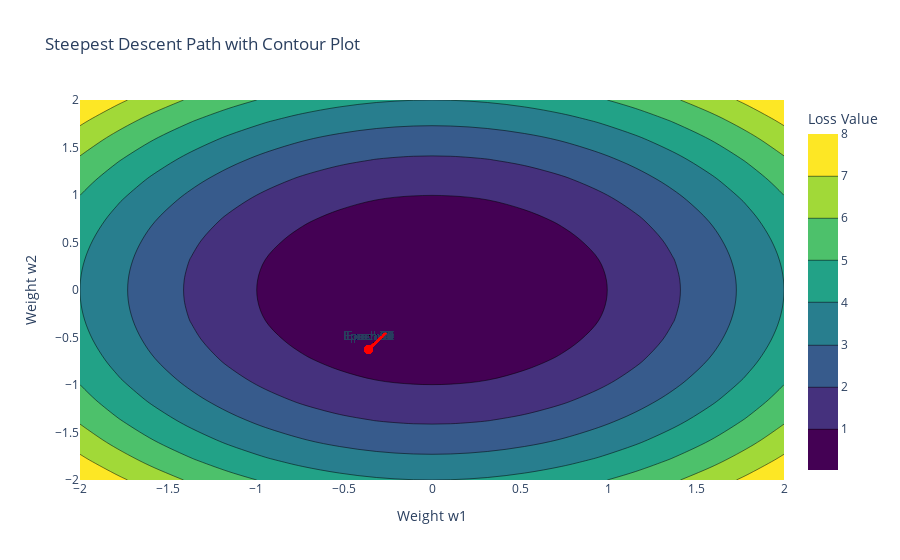

The notebook cell this image was saved under:
### Code cell
import plotly.graph_objects as go
# Create a Plotly contour plot
fig = go.Figure(data=go.Contour(
    z=Z,
    x=w1_vals,
    y=w2_vals,
    colorscale='Viridis',
    colorbar=dict(title='Loss Value'),
))

# Loop through the training history and extract weight values after each epoch
for epoch in range(1, len(loss_history)):
    # Get model weights after this epoch
    model.set_weights(weights_history[epoch])

    # Extract weights (Assume 2D weight matrix for this simple case)
    w1, w2 = model.layers[1].get_weights()[0][0, 0], model.layers[1].get_weights()[0][1, 0]  # Adjust based on your model's structure

    # Compute gradients (steepest descent: negative gradient)
    grad = gradient(w1, w2)
    grad_norm = np.linalg.norm(grad)  # To normalize the gradient direction
    grad = -grad / grad_norm  # Steepest descent direction (negative gradient)

    # Add an arrow showing the steepest descent direction
    fig.add_trace(go.Scatter(
        x=[w1],
        y=[w2],
        mode='markers+text',
        marker=dict(color='red', size=8),
        text=['Epoch {}'.format(epoch)],
        textposition='top center'
    ))

    # Add an arrow indicating the steepest descent direction
    fig.add_trace(go.Scatter(
        x=[w1, w1 + grad[0] * 0.2],
        y=[w2, w2 + grad[1] * 0.2],
        mode='lines+text',
        line=dict(color='red', width=2),
        text=[''],
        textposition='top center'
    ))

# Labels and title
fig.update_layout(
    title="Steepest Descent Path with Contour Plot",
    xaxis_title="Weight w1",
    yaxis_title="Weight w2",
    showlegend=False
)

fig.show()

### Figure 1 — Plotly figure (JSON) as saved in the notebook; plotly's stock layout.template omitted (floating-point values rounded to 4 significant figures; data arrays with more than 128 entries replaced by an {"elided": "..."} marker saying what was removed)
{"data": [{"colorbar": {"title": {"text": "Loss Value"}}, "colorscale": [[0, "#440154"], [0.1111, "#482878"], [0.2222, "#3e4989"], [0.3333, "#31688e"], [0.4444, "#26828e"], [0.5556, "#1f9e89"], [0.6667, "#35b779"], [0.7778, "#6ece58"], [0.8889, "#b5de2b"], [1, "#fde725"]], "type": "contour", "x": [-2.0, -1.789, -1.579, -1.368, -1.158, -0.9474, -0.7368, -0.5263, -0.3158, -0.1053, 0.1053, 0.3158, 0.5263, 0.7368, 0.9474, 1.158, 1.368, 1.579, 1.789, 2.0], "y": [-2.0, -1.789, -1.579, -1.368, -1.158, -0.9474, -0.7368, -0.5263, -0.3158, -0.1053, 0.1053, 0.3158, 0.5263, 0.7368, 0.9474, 1.158, 1.368, 1.579, 1.789, 2.0], "z": {"elided": "20x20 float values"}}, {"marker": {"color": "red", "size": 8}, "mode": "markers+text", "text": ["Epoch 1"], "textposition": "top center", "type": "scatter", "x": [-0.3613], "y": [-0.6257]}, {"line": {"color": "red", "width": 2}, "mode": "lines+text", "text": [""], "textposition": "top center", "type": "scatter", "x": [-0.3613, -0.2613], "y": [-0.6257, -0.4525]}, {"marker": {"color": "red", "size": 8}, "mode": "markers+text", "text": ["Epoch 2"], "textposition": "top center", "type": "scatter", "x": [-0.3613], "y": [-0.6257]}, {"line": {"color": "red", "width": 2}, "mode": "lines+text", "text": [""], "textposition": "top center", "type": "scatter", "x": [-0.3613, -0.2613], "y": [-0.6257, -0.4525]}, {"marker": {"color": "red", "size": 8}, "mode": "markers+text", "text": ["Epoch 3"], "textposition": "top center", "type": "scatter", "x": [-0.3613], "y": [-0.6257]}, {"line": {"color": "red", "width": 2}, "mode": "lines+text", "text": [""], "textposition": "top center", "type": "scatter", "x": [-0.3613, -0.2613], "y": [-0.6257, -0.4525]}, {"marker": {"color": "red", "size": 8}, "mode": "markers+text", "text": ["Epoch 4"], "textposition": "top center", "type": "scatter", "x": [-0.3613], "y": [-0.6257]}, {"line": {"color": "red", "width": 2}, "mode": "lines+text", "text": [""], "textposition": "top center", "type": "scatter", "x": [-0.3613, -0.2613], "y": [-0.6257, -0.4525]}, {"marker": {"color": "red", "size": 8}, "mode": "markers+text", "text": ["Epoch 5"], "textposition": "top center", "type": "scatter", "x": [-0.3613], "y": [-0.6257]}, {"line": {"color": "red", "width": 2}, "mode": "lines+text", "text": [""], "textposition": "top center", "type": "scatter", "x": [-0.3613, -0.2613], "y": [-0.6257, -0.4525]}, {"marker": {"color": "red", "size": 8}, "mode": "markers+text", "text": ["Epoch 6"], "textposition": "top center", "type": "scatter", "x": [-0.3613], "y": [-0.6257]}, {"line": {"color": "red", "width": 2}, "mode": "lines+text", "text": [""], "textposition": "top center", "type": "scatter", "x": [-0.3613, -0.2613], "y": [-0.6257, -0.4525]}, {"marker": {"color": "red", "size": 8}, "mode": "markers+text", "text": ["Epoch 7"], "textposition": "top center", "type": "scatter", "x": [-0.3613], "y": [-0.6257]}, {"line": {"color": "red", "width": 2}, "mode": "lines+text", "text": [""], "textposition": "top center", "type": "scatter", "x": [-0.3613, -0.2613], "y": [-0.6257, -0.4525]}, {"marker": {"color": "red", "size": 8}, "mode": "markers+text", "text": ["Epoch 8"], "textposition": "top center", "type": "scatter", "x": [-0.3613], "y": [-0.6257]}, {"line": {"color": "red", "width": 2}, "mode": "lines+text", "text": [""], "textposition": "top center", "type": "scatter", "x": [-0.3613, -0.2613], "y": [-0.6257, -0.4525]}, {"marker": {"color": "red", "size": 8}, "mode": "markers+text", "text": ["Epoch 9"], "textposition": "top center", "type": "scatter", "x": [-0.3613], "y": [-0.6257]}, {"line": {"color": "red", "width": 2}, "mode": "lines+text", "text": [""], "textposition": "top center", "type": "scatter", "x": [-0.3613, -0.2613], "y": [-0.6257, -0.4525]}, {"marker": {"color": "red", "size": 8}, "mode": "markers+text", "text": ["Epoch 10"], "textposition": "top center", "type": "scatter", "x": [-0.3613], "y": [-0.6257]}, {"line": {"color": "red", "width": 2}, "mode": "lines+text", "text": [""], "textposition": "top center", "type": "scatter", "x": [-0.3613, -0.2613], "y": [-0.6257, -0.4525]}, {"marker": {"color": "red", "size": 8}, "mode": "markers+text", "text": ["Epoch 11"], "textposition": "top center", "type": "scatter", "x": [-0.3613], "y": [-0.6257]}, {"line": {"color": "red", "width": 2}, "mode": "lines+text", "text": [""], "textposition": "top center", "type": "scatter", "x": [-0.3613, -0.2613], "y": [-0.6257, -0.4525]}, {"marker": {"color": "red", "size": 8}, "mode": "markers+text", "text": ["Epoch 12"], "textposition": "top center", "type": "scatter", "x": [-0.3613], "y": [-0.6257]}, {"line": {"color": "red", "width": 2}, "mode": "lines+text", "text": [""], "textposition": "top center", "type": "scatter", "x": [-0.3613, -0.2613], "y": [-0.6257, -0.4525]}, {"marker": {"color": "red", "size": 8}, "mode": "markers+text", "text": ["Epoch 13"], "textposition": "top center", "type": "scatter", "x": [-0.3613], "y": [-0.6257]}, {"line": {"color": "red", "width": 2}, "mode": "lines+text", "text": [""], "textposition": "top center", "type": "scatter", "x": [-0.3613, -0.2613], "y": [-0.6257, -0.4525]}, {"marker": {"color": "red", "size": 8}, "mode": "markers+text", "text": ["Epoch 14"], "textposition": "top center", "type": "scatter", "x": [-0.3613], "y": [-0.6257]}, {"line": {"color": "red", "width": 2}, "mode": "lines+text", "text": [""], "textposition": "top center", "type": "scatter", "x": [-0.3613, -0.2613], "y": [-0.6257, -0.4525]}, {"marker": {"color": "red", "size": 8}, "mode": "markers+text", "text": ["Epoch 15"], "textposition": "top center", "type": "scatter", "x": [-0.3613], "y": [-0.6257]}, {"line": {"color": "red", "width": 2}, "mode": "lines+text", "text": [""], "textposition": "top center", "type": "scatter", "x": [-0.3613, -0.2613], "y": [-0.6257, -0.4525]}, {"marker": {"color": "red", "size": 8}, "mode": "markers+text", "text": ["Epoch 16"], "textposition": "top center", "type": "scatter", "x": [-0.3613], "y": [-0.6257]}, {"line": {"color": "red", "width": 2}, "mode": "lines+text", "text": [""], "textposition": "top center", "type": "scatter", "x": [-0.3613, -0.2613], "y": [-0.6257, -0.4525]}, {"marker": {"color": "red", "size": 8}, "mode": "markers+text", "text": ["Epoch 17"], "textposition": "top center", "type": "scatter", "x": [-0.3613], "y": [-0.6257]}, {"line": {"color": "red", "width": 2}, "mode": "lines+text", "text": [""], "textposition": "top center", "type": "scatter", "x": [-0.3613, -0.2613], "y": [-0.6257, -0.4525]}, {"marker": {"color": "red", "size": 8}, "mode": "markers+text", "text": ["Epoch 18"], "textposition": "top center", "type": "scatter", "x": [-0.3613], "y": [-0.6257]}, {"line": {"color": "red", "width": 2}, "mode": "lines+text", "text": [""], "textposition": "top center", "type": "scatter", "x": [-0.3613, -0.2613], "y": [-0.6257, -0.4525]}, {"marker": {"color": "red", "size": 8}, "mode": "markers+text", "text": ["Epoch 19"], "textposition": "top center", "type": "scatter", "x": [-0.3613], "y": [-0.6257]}, {"line": {"color": "red", "width": 2}, "mode": "lines+text", "text": [""], "textposition": "top center", "type": "scatter", "x": [-0.3613, -0.2613], "y": [-0.6257, -0.4525]}, {"marker": {"color": "red", "size": 8}, "mode": "markers+text", "text": ["Epoch 20"], "textposition": "top center", "type": "scatter", "x": [-0.3613], "y": [-0.6257]}, {"line": {"color": "red", "width": 2}, "mode": "lines+text", "text": [""], "textposition": "top center", "type": "scatter", "x": [-0.3613, -0.2613], "y": [-0.6257, -0.4525]}, {"marker": {"color": "red", "size": 8}, "mode": "markers+text", "text": ["Epoch 21"], "textposition": "top center", "type": "scatter", "x": [-0.3613], "y": [-0.6257]}, {"line": {"color": "red", "width": 2}, "mode": "lines+text", "text": [""], "textposition": "top center", "type": "scatter", "x": [-0.3613, -0.2613], "y": [-0.6257, -0.4525]}, {"marker": {"color": "red", "size": 8}, "mode": "markers+text", "text": ["Epoch 22"], "textposition": "top center", "type": "scatter", "x": [-0.3613], "y": [-0.6257]}, {"line": {"color": "red", "width": 2}, "mode": "lines+text", "text": [""], "textposition": "top center", "type": "scatter", "x": [-0.3613, -0.2613], "y": [-0.6257, -0.4525]}, {"marker": {"color": "red", "size": 8}, "mode": "markers+text", "text": ["Epoch 23"], "textposition": "top center", "type": "scatter", "x": [-0.3613], "y": [-0.6257]}, {"line": {"color": "red", "width": 2}, "mode": "lines+text", "text": [""], "textposition": "top center", "type": "scatter", "x": [-0.3613, -0.2613], "y": [-0.6257, -0.4525]}, {"marker": {"color": "red", "size": 8}, "mode": "markers+text", "text": ["Epoch 24"], "textposition": "top center", "type": "scatter", "x": [-0.3613], "y": [-0.6257]}, {"line": {"color": "red", "width": 2}, "mode": "lines+text", "text": [""], "textposition": "top center", "type": "scatter", "x": [-0.3613, -0.2613], "y": [-0.6257, -0.4525]}, {"marker": {"color": "red", "size": 8}, "mode": "markers+text", "text": ["Epoch 25"], "textposition": "top center", "type": "scatter", "x": [-0.3613], "y": [-0.6257]}, {"line": {"color": "red", "width": 2}, "mode": "lines+text", "text": [""], "textposition": "top center", "type": "scatter", "x": [-0.3613, -0.2613], "y": [-0.6257, -0.4525]}, {"marker": {"color": "red", "size": 8}, "mode": "markers+text", "text": ["Epoch 26"], "textposition": "top center", "type": "scatter", "x": [-0.3613], "y": [-0.6257]}, {"line": {"color": "red", "width": 2}, "mode": "lines+text", "text": [""], "textposition": "top center", "type": "scatter", "x": [-0.3613, -0.2613], "y": [-0.6257, -0.4525]}, {"marker": {"color": "red", "size": 8}, "mode": "markers+text", "text": ["Epoch 27"], "textposition": "top center", "type": "scatter", "x": [-0.3613], "y": [-0.6257]}, {"line": {"color": "red", "width": 2}, "mode": "lines+text", "text": [""], "textposition": "top center", "type": "scatter", "x": [-0.3613, -0.2613], "y": [-0.6257, -0.4525]}, {"marker": {"color": "red", "size": 8}, "mode": "markers+text", "text": ["Epoch 28"], "textposition": "top center", "type": "scatter", "x": [-0.3613], "y": [-0.6257]}, {"line": {"color": "red", "width": 2}, "mode": "lines+text", "text": [""], "textposition": "top center", "type": "scatter", "x": [-0.3613, -0.2613], "y": [-0.6257, -0.4525]}, {"marker": {"color": "red", "size": 8}, "mode": "markers+text", "text": ["Epoch 29"], "textposition": "top center", "type": "scatter", "x": [-0.3613], "y": [-0.6257]}, {"line": {"color": "red", "width": 2}, "mode": "lines+text", "text": [""], "textposition": "top center", "type": "scatter", "x": [-0.3613, -0.2613], "y": [-0.6257, -0.4525]}, {"marker": {"color": "red", "size": 8}, "mode": "markers+text", "text": ["Epoch 30"], "textposition": "top center", "type": "scatter", "x": [-0.3613], "y": [-0.6257]}, {"line": {"color": "red", "width": 2}, "mode": "lines+text", "text": [""], "textposition": "top center", "type": "scatter", "x": [-0.3613, -0.2613], "y": [-0.6257, -0.4525]}, {"marker": {"color": "red", "size": 8}, "mode": "markers+text", "text": ["Epoch 31"], "textposition": "top center", "type": "scatter", "x": [-0.3613], "y": [-0.6257]}, {"line": {"color": "red", "width": 2}, "mode": "lines+text", "text": [""], "textposition": "top center", "type": "scatter", "x": [-0.3613, -0.2613], "y": [-0.6257, -0.4525]}, {"marker": {"color": "red", "size": 8}, "mode": "markers+text", "text": ["Epoch 32"], "textposition": "top center", "type": "scatter", "x": [-0.3613], "y": [-0.6257]}, {"line": {"color": "red", "width": 2}, "mode": "lines+text", "text": [""], "textposition": "top center", "type": "scatter", "x": [-0.3613, -0.2613], "y": [-0.6257, -0.4525]}, {"marker": {"color": "red", "size": 8}, "mode": "markers+text", "text": ["Epoch 33"], "textposition": "top center", "type": "scatter", "x": [-0.3613], "y": [-0.6257]}, {"line": {"color": "red", "width": 2}, "mode": "lines+text", "text": [""], "textposition": "top center", "type": "scatter", "x": [-0.3613, -0.2613], "y": [-0.6257, -0.4525]}, {"marker": {"color": "red", "size": 8}, "mode": "markers+text", "text": ["Epoch 34"], "textposition": "top center", "type": "scatter", "x": [-0.3613], "y": [-0.6257]}, {"line": {"color": "red", "width": 2}, "mode": "lines+text", "text": [""], "textposition": "top center", "type": "scatter", "x": [-0.3613, -0.2613], "y": [-0.6257, -0.4525]}, {"marker": {"color": "red", "size": 8}, "mode": "markers+text", "text": ["Epoch 35"], "textposition": "top center", "type": "scatter", "x": [-0.3613], "y": [-0.6257]}, {"line": {"color": "red", "width": 2}, "mode": "lines+text", "text": [""], "textposition": "top center", "type": "scatter", "x": [-0.3613, -0.2613], "y": [-0.6257, -0.4525]}, {"marker": {"color": "red", "size": 8}, "mode": "markers+text", "text": ["Epoch 36"], "textposition": "top center", "type": "scatter", "x": [-0.3613], "y": [-0.6257]}, {"line": {"color": "red", "width": 2}, "mode": "lines+text", "text": [""], "textposition": "top center", "type": "scatter", "x": [-0.3613, -0.2613], "y": [-0.6257, -0.4525]}, {"marker": {"color": "red", "size": 8}, "mode": "markers+text", "text": ["Epoch 37"], "textposition": "top center", "type": "scatter", "x": [-0.3613], "y": [-0.6257]}, {"line": {"color": "red", "width": 2}, "mode": "lines+text", "text": [""], "textposition": "top center", "type": "scatter", "x": [-0.3613, -0.2613], "y": [-0.6257, -0.4525]}, {"marker": {"color": "red", "size": 8}, "mode": "markers+text", "text": ["Epoch 38"], "textposition": "top center", "type": "scatter", "x": [-0.3613], "y": [-0.6257]}, {"line": {"color": "red", "width": 2}, "mode": "lines+text", "text": [""], "textposition": "top center", "type": "scatter", "x": [-0.3613, -0.2613], "y": [-0.6257, -0.4525]}, {"marker": {"color": "red", "size": 8}, "mode": "markers+text", "text": ["Epoch 39"], "textposition": "top center", "type": "scatter", "x": [-0.3613], "y": [-0.6257]}, {"line": {"color": "red", "width": 2}, "mode": "lines+text", "text": [""], "textposition": "top center", "type": "scatter", "x": [-0.3613, -0.2613], "y": [-0.6257, -0.4525]}, {"marker": {"color": "red", "size": 8}, "mode": "markers+text", "text": ["Epoch 40"], "textposition": "top center", "type": "scatter", "x": [-0.3613], "y": [-0.6257]}, {"line": {"color": "red", "width": 2}, "mode": "lines+text", "text": [""], "textposition": "top center", "type": "scatter", "x": [-0.3613, -0.2613], "y": [-0.6257, -0.4525]}, {"marker": {"color": "red", "size": 8}, "mode": "markers+text", "text": ["Epoch 41"], "textposition": "top center", "type": "scatter", "x": [-0.3613], "y": [-0.6257]}, {"line": {"color": "red", "width": 2}, "mode": "lines+text", "text": [""], "textposition": "top center", "type": "scatter", "x": [-0.3613, -0.2613], "y": [-0.6257, -0.4525]}, {"marker": {"color": "red", "size": 8}, "mode": "markers+text", "text": ["Epoch 42"], "textposition": "top center", "type": "scatter", "x": [-0.3613], "y": [-0.6257]}, {"line": {"color": "red", "width": 2}, "mode": "lines+text", "text": [""], "textposition": "top center", "type": "scatter", "x": [-0.3613, -0.2613], "y": [-0.6257, -0.4525]}, {"marker": {"color": "red", "size": 8}, "mode": "markers+text", "text": ["Epoch 43"], "textposition": "top center", "type": "scatter", "x": [-0.3613], "y": [-0.6257]}, {"line": {"color": "red", "width": 2}, "mode": "lines+text", "text": [""], "textposition": "top center", "type": "scatter", "x": [-0.3613, -0.2613], "y": [-0.6257, -0.4525]}, {"marker": {"color": "red", "size": 8}, "mode": "markers+text", "text": ["Epoch 44"], "textposition": "top center", "type": "scatter", "x": [-0.3613], "y": [-0.6257]}, {"line": {"color": "red", "width": 2}, "mode": "lines+text", "text": [""], "textposition": "top center", "type": "scatter", "x": [-0.3613, -0.2613], "y": [-0.6257, -0.4525]}, {"marker": {"color": "red", "size": 8}, "mode": "markers+text", "text": ["Epoch 45"], "textposition": "top center", "type": "scatter", "x": [-0.3613], "y": [-0.6257]}, {"line": {"color": "red", "width": 2}, "mode": "lines+text", "text": [""], "textposition": "top center", "type": "scatter", "x": [-0.3613, -0.2613], "y": [-0.6257, -0.4525]}, {"marker": {"color": "red", "size": 8}, "mode": "markers+text", "text": ["Epoch 46"], "textposition": "top center", "type": "scatter", "x": [-0.3613], "y": [-0.6257]}, {"line": {"color": "red", "width": 2}, "mode": "lines+text", "text": [""], "textposition": "top center", "type": "scatter", "x": [-0.3613, -0.2613], "y": [-0.6257, -0.4525]}, {"marker": {"color": "red", "size": 8}, "mode": "markers+text", "text": ["Epoch 47"], "textposition": "top center", "type": "scatter", "x": [-0.3613], "y": [-0.6257]}, {"line": {"color": "red", "width": 2}, "mode": "lines+text", "text": [""], "textposition": "top center", "type": "scatter", "x": [-0.3613, -0.2613], "y": [-0.6257, -0.4525]}, {"marker": {"color": "red", "size": 8}, "mode": "markers+text", "text": ["Epoch 48"], "textposition": "top center", "type": "scatter", "x": [-0.3613], "y": [-0.6257]}, {"line": {"color": "red", "width": 2}, "mode": "lines+text", "text": [""], "textposition": "top center", "type": "scatter", "x": [-0.3613, -0.2613], "y": [-0.6257, -0.4525]}, {"marker": {"color": "red", "size": 8}, "mode": "markers+text", "text": ["Epoch 49"], "textposition": "top center", "type": "scatter", "x": [-0.3613], "y": [-0.6257]}, {"line": {"color": "red", "width": 2}, "mode": "lines+text", "text": [""], "textposition": "top center", "type": "scatter", "x": [-0.3613, -0.2613], "y": [-0.6257, -0.4525]}, {"marker": {"color": "red", "size": 8}, "mode": "markers+text", "text": ["Epoch 50"], "textposition": "top center", "type": "scatter", "x": [-0.3613], "y": [-0.6257]}, {"line": {"color": "red", "width": 2}, "mode": "lines+text", "text": [""], "textposition": "top center", "type": "scatter", "x": [-0.3613, -0.2613], "y": [-0.6257, -0.4525]}, {"marker": {"color": "red", "size": 8}, "mode": "markers+text", "text": ["Epoch 51"], "textposition": "top center", "type": "scatter", "x": [-0.3613], "y": [-0.6257]}, {"line": {"color": "red", "width": 2}, "mode": "lines+text", "text": [""], "textposition": "top center", "type": "scatter", "x": [-0.3613, -0.2613], "y": [-0.6257, -0.4525]}, {"marker": {"color": "red", "size": 8}, "mode": "markers+text", "text": ["Epoch 52"], "textposition": "top center", "type": "scatter", "x": [-0.3613], "y": [-0.6257]}, {"line": {"color": "red", "width": 2}, "mode": "lines+text", "text": [""], "textposition": "top center", "type": "scatter", "x": [-0.3613, -0.2613], "y": [-0.6257, -0.4525]}, {"marker": {"color": "red", "size": 8}, "mode": "markers+text", "text": ["Epoch 53"], "textposition": "top center", "type": "scatter", "x": [-0.3613], "y": [-0.6257]}, {"line": {"color": "red", "width": 2}, "mode": "lines+text", "text": [""], "textposition": "top center", "type": "scatter", "x": [-0.3613, -0.2613], "y": [-0.6257, -0.4525]}, {"marker": {"color": "red", "size": 8}, "mode": "markers+text", "text": ["Epoch 54"], "textposition": "top center", "type": "scatter", "x": [-0.3613], "y": [-0.6257]}, {"line": {"color": "red", "width": 2}, "mode": "lines+text", "text": [""], "textposition": "top center", "type": "scatter", "x": [-0.3613, -0.2613], "y": [-0.6257, -0.4525]}, {"marker": {"color": "red", "size": 8}, "mode": "markers+text", "text": ["Epoch 55"], "textposition": "top center", "type": "scatter", "x": [-0.3613], "y": [-0.6257]}, {"line": {"color": "red", "width": 2}, "mode": "lines+text", "text": [""], "textposition": "top center", "type": "scatter", "x": [-0.3613, -0.2613], "y": [-0.6257, -0.4525]}, {"marker": {"color": "red", "size": 8}, "mode": "markers+text", "text": ["Epoch 56"], "textposition": "top center", "type": "scatter", "x": [-0.3613], "y": [-0.6257]}, {"line": {"color": "red", "width": 2}, "mode": "lines+text", "text": [""], "textposition": "top center", "type": "scatter", "x": [-0.3613, -0.2613], "y": [-0.6257, -0.4525]}, {"marker": {"color": "red", "size": 8}, "mode": "markers+text", "text": ["Epoch 57"], "textposition": "top center", "type": "scatter", "x": [-0.3613], "y": [-0.6257]}, {"line": {"color": "red", "width": 2}, "mode": "lines+text", "text": [""], "textposition": "top center", "type": "scatter", "x": [-0.3613, -0.2613], "y": [-0.6257, -0.4525]}, {"marker": {"color": "red", "size": 8}, "mode": "markers+text", "text": ["Epoch 58"], "textposition": "top center", "type": "scatter", "x": [-0.3613], "y": [-0.6257]}, {"line": {"color": "red", "width": 2}, "mode": "lines+text", "text": [""], "textposition": "top center", "type": "scatter", "x": [-0.3613, -0.2613], "y": [-0.6257, -0.4525]}, {"marker": {"color": "red", "size": 8}, "mode": "markers+text", "text": ["Epoch 59"], "textposition": "top center", "type": "scatter", "x": [-0.3613], "y": [-0.6257]}, {"line": {"color": "red", "width": 2}, "mode": "lines+text", "text": [""], "textposition": "top center", "type": "scatter", "x": [-0.3613, -0.2613], "y": [-0.6257, -0.4525]}, {"marker": {"color": "red", "size": 8}, "mode": "markers+text", "text": ["Epoch 60"], "textposition": "top center", "type": "scatter", "x": [-0.3613], "y": [-0.6257]}, {"line": {"color": "red", "width": 2}, "mode": "lines+text", "text": [""], "textposition": "top center", "type": "scatter", "x": [-0.3613, -0.2613], "y": [-0.6257, -0.4525]}, {"marker": {"color": "red", "size": 8}, "mode": "markers+text", "text": ["Epoch 61"], "textposition": "top center", "type": "scatter", "x": [-0.3613], "y": [-0.6257]}, {"line": {"color": "red", "width": 2}, "mode": "lines+text", "text": [""], "textposition": "top center", "type": "scatter", "x": [-0.3613, -0.2613], "y": [-0.6257, -0.4525]}, {"marker": {"color": "red", "size": 8}, "mode": "markers+text", "text": ["Epoch 62"], "textposition": "top center", "type": "scatter", "x": [-0.3613], "y": [-0.6257]}, {"line": {"color": "red", "width": 2}, "mode": "lines+text", "text": [""], "textposition": "top center", "type": "scatter", "x": [-0.3613, -0.2613], "y": [-0.6257, -0.4525]}, {"marker": {"color": "red", "size": 8}, "mode": "markers+text", "text": ["Epoch 63"], "textposition": "top center", "type": "scatter", "x": [-0.3613], "y": [-0.6257]}, {"line": {"color": "red", "width": 2}, "mode": "lines+text", "text": [""], "textposition": "top center", "type": "scatter", "x": [-0.3613, -0.2613], "y": [-0.6257, -0.4525]}, {"marker": {"color": "red", "size": 8}, "mode": "markers+text", "text": ["Epoch 64"], "textposition": "top center", "type": "scatter", "x": [-0.3613], "y": [-0.6257]}, {"line": {"color": "red", "width": 2}, "mode": "lines+text", "text": [""], "textposition": "top center", "type": "scatter", "x": [-0.3613, -0.2613], "y": [-0.6257, -0.4525]}, {"marker": {"color": "red", "size": 8}, "mode": "markers+text", "text": ["Epoch 65"], "textposition": "top center", "type": "scatter", "x": [-0.3613], "y": [-0.6257]}, {"line": {"color": "red", "width": 2}, "mode": "lines+text", "text": [""], "textposition": "top center", "type": "scatter", "x": [-0.3613, -0.2613], "y": [-0.6257, -0.4525]}, {"marker": {"color": "red", "size": 8}, "mode": "markers+text", "text": ["Epoch 66"], "textposition": "top center", "type": "scatter", "x": [-0.3613], "y": [-0.6257]}, {"line": {"color": "red", "width": 2}, "mode": "lines+text", "text": [""], "textposition": "top center", "type": "scatter", "x": [-0.3613, -0.2613], "y": [-0.6257, -0.4525]}, {"marker": {"color": "red", "size": 8}, "mode": "markers+text", "text": ["Epoch 67"], "textposition": "top center", "type": "scatter", "x": [-0.3613], "y": [-0.6257]}, {"line": {"color": "red", "width": 2}, "mode": "lines+text", "text": [""], "textposition": "top center", "type": "scatter", "x": [-0.3613, -0.2613], "y": [-0.6257, -0.4525]}, {"marker": {"color": "red", "size": 8}, "mode": "markers+text", "text": ["Epoch 68"], "textposition": "top center", "type": "scatter", "x": [-0.3613], "y": [-0.6257]}, {"line": {"color": "red", "width": 2}, "mode": "lines+text", "text": [""], "textposition": "top center", "type": "scatter", "x": [-0.3613, -0.2613], "y": [-0.6257, -0.4525]}, {"marker": {"color": "red", "size": 8}, "mode": "markers+text", "text": ["Epoch 69"], "textposition": "top center", "type": "scatter", "x": [-0.3613], "y": [-0.6257]}, {"line": {"color": "red", "width": 2}, "mode": "lines+text", "text": [""], "textposition": "top center", "type": "scatter", "x": [-0.3613, -0.2613], "y": [-0.6257, -0.4525]}, {"marker": {"color": "red", "size": 8}, "mode": "markers+text", "text": ["Epoch 70"], "textposition": "top center", "type": "scatter", "x": [-0.3613], "y": [-0.6257]}, {"line": {"color": "red", "width": 2}, "mode": "lines+text", "text": [""], "textposition": "top center", "type": "scatter", "x": [-0.3613, -0.2613], "y": [-0.6257, -0.4525]}, {"marker": {"color": "red", "size": 8}, "mode": "markers+text", "text": ["Epoch 71"], "textposition": "top center", "type": "scatter", "x": [-0.3613], "y": [-0.6257]}, {"line": {"color": "red", "width": 2}, "mode": "lines+text", "text": [""], "textposition": "top center", "type": "scatter", "x": [-0.3613, -0.2613], "y": [-0.6257, -0.4525]}, {"marker": {"color": "red", "size": 8}, "mode": "markers+text", "text": ["Epoch 72"], "textposition": "top center", "type": "scatter", "x": [-0.3613], "y": [-0.6257]}, {"line": {"color": "red", "width": 2}, "mode": "lines+text", "text": [""], "textposition": "top center", "type": "scatter", "x": [-0.3613, -0.2613], "y": [-0.6257, -0.4525]}, {"marker": {"color": "red", "size": 8}, "mode": "markers+text", "text": ["Epoch 73"], "textposition": "top center", "type": "scatter", "x": [-0.3613], "y": [-0.6257]}, {"line": {"color": "red", "width": 2}, "mode": "lines+text", "text": [""], "textposition": "top center", "type": "scatter", "x": [-0.3613, -0.2613], "y": [-0.6257, -0.4525]}, {"marker": {"color": "red", "size": 8}, "mode": "markers+text", "text": ["Epoch 74"], "textposition": "top center", "type": "scatter", "x": [-0.3613], "y": [-0.6257]}, {"line": {"color": "red", "width": 2}, "mode": "lines+text", "text": [""], "textposition": "top center", "type": "scatter", "x": [-0.3613, -0.2613], "y": [-0.6257, -0.4525]}, {"marker": {"color": "red", "size": 8}, "mode": "markers+text", "text": ["Epoch 75"], "textposition": "top center", "type": "scatter", "x": [-0.3613], "y": [-0.6257]}, {"line": {"color": "red", "width": 2}, "mode": "lines+text", "text": [""], "textposition": "top center", "type": "scatter", "x": [-0.3613, -0.2613], "y": [-0.6257, -0.4525]}, {"marker": {"color": "red", "size": 8}, "mode": "markers+text", "text": ["Epoch 76"], "textposition": "top center", "type": "scatter", "x": [-0.3613], "y": [-0.6257]}, {"line": {"color": "red", "width": 2}, "mode": "lines+text", "text": [""], "textposition": "top center", "type": "scatter", "x": [-0.3613, -0.2613], "y": [-0.6257, -0.4525]}, {"marker": {"color": "red", "size": 8}, "mode": "markers+text", "text": ["Epoch 77"], "textposition": "top center", "type": "scatter", "x": [-0.3613], "y": [-0.6257]}, {"line": {"color": "red", "width": 2}, "mode": "lines+text", "text": [""], "textposition": "top center", "type": "scatter", "x": [-0.3613, -0.2613], "y": [-0.6257, -0.4525]}, {"marker": {"color": "red", "size": 8}, "mode": "markers+text", "text": ["Epoch 78"], "textposition": "top center", "type": "scatter", "x": [-0.3613], "y": [-0.6257]}, {"line": {"color": "red", "width": 2}, "mode": "lines+text", "text": [""], "textposition": "top center", "type": "scatter", "x": [-0.3613, -0.2613], "y": [-0.6257, -0.4525]}, {"marker": {"color": "red", "size": 8}, "mode": "markers+text", "text": ["Epoch 79"], "textposition": "top center", "type": "scatter", "x": [-0.3613], "y": [-0.6257]}, {"line": {"color": "red", "width": 2}, "mode": "lines+text", "text": [""], "textposition": "top center", "type": "scatter", "x": [-0.3613, -0.2613], "y": [-0.6257, -0.4525]}, {"marker": {"color": "red", "size": 8}, "mode": "markers+text", "text": ["Epoch 80"], "textposition": "top center", "type": "scatter", "x": [-0.3613], "y": [-0.6257]}, {"line": {"color": "red", "width": 2}, "mode": "lines+text", "text": [""], "textposition": "top center", "type": "scatter", "x": [-0.3613, -0.2613], "y": [-0.6257, -0.4525]}, {"marker": {"color": "red", "size": 8}, "mode": "markers+text", "text": ["Epoch 81"], "textposition": "top center", "type": "scatter", "x": [-0.3613], "y": [-0.6257]}, {"line": {"color": "red", "width": 2}, "mode": "lines+text", "text": [""], "textposition": "top center", "type": "scatter", "x": [-0.3613, -0.2613], "y": [-0.6257, -0.4525]}, {"marker": {"color": "red", "size": 8}, "mode": "markers+text", "text": ["Epoch 82"], "textposition": "top center", "type": "scatter", "x": [-0.3613], "y": [-0.6257]}, {"line": {"color": "red", "width": 2}, "mode": "lines+text", "text": [""], "textposition": "top center", "type": "scatter", "x": [-0.3613, -0.2613], "y": [-0.6257, -0.4525]}, {"marker": {"color": "red", "size": 8}, "mode": "markers+text", "text": ["Epoch 83"], "textposition": "top center", "type": "scatter", "x": [-0.3613], "y": [-0.6257]}, {"line": {"color": "red", "width": 2}, "mode": "lines+text", "text": [""], "textposition": "top center", "type": "scatter", "x": [-0.3613, -0.2613], "y": [-0.6257, -0.4525]}, {"marker": {"color": "red", "size": 8}, "mode": "markers+text", "text": ["Epoch 84"], "textposition": "top center", "type": "scatter", "x": [-0.3613], "y": [-0.6257]}, {"line": {"color": "red", "width": 2}, "mode": "lines+text", "text": [""], "textposition": "top center", "type": "scatter", "x": [-0.3613, -0.2613], "y": [-0.6257, -0.4525]}, {"marker": {"color": "red", "size": 8}, "mode": "markers+text", "text": ["Epoch 85"], "textposition": "top center", "type": "scatter", "x": [-0.3613], "y": [-0.6257]}, {"line": {"color": "red", "width": 2}, "mode": "lines+text", "text": [""], "textposition": "top center", "type": "scatter", "x": [-0.3613, -0.2613], "y": [-0.6257, -0.4525]}, {"marker": {"color": "red", "size": 8}, "mode": "markers+text", "text": ["Epoch 86"], "textposition": "top center", "type": "scatter", "x": [-0.3613], "y": [-0.6257]}, {"line": {"color": "red", "width": 2}, "mode": "lines+text", "text": [""], "textposition": "top center", "type": "scatter", "x": [-0.3613, -0.2613], "y": [-0.6257, -0.4525]}, {"marker": {"color": "red", "size": 8}, "mode": "markers+text", "text": ["Epoch 87"], "textposition": "top center", "type": "scatter", "x": [-0.3613], "y": [-0.6257]}, {"line": {"color": "red", "width": 2}, "mode": "lines+text", "text": [""], "textposition": "top center", "type": "scatter", "x": [-0.3613, -0.2613], "y": [-0.6257, -0.4525]}, {"marker": {"color": "red", "size": 8}, "mode": "markers+text", "text": ["Epoch 88"], "textposition": "top center", "type": "scatter", "x": [-0.3613], "y": [-0.6257]}, {"line": {"color": "red", "width": 2}, "mode": "lines+text", "text": [""], "textposition": "top center", "type": "scatter", "x": [-0.3613, -0.2613], "y": [-0.6257, -0.4525]}, {"marker": {"color": "red", "size": 8}, "mode": "markers+text", "text": ["Epoch 89"], "textposition": "top center", "type": "scatter", "x": [-0.3613], "y": [-0.6257]}, {"line": {"color": "red", "width": 2}, "mode": "lines+text", "text": [""], "textposition": "top center", "type": "scatter", "x": [-0.3613, -0.2613], "y": [-0.6257, -0.4525]}, {"marker": {"color": "red", "size": 8}, "mode": "markers+text", "text": ["Epoch 90"], "textposition": "top center", "type": "scatter", "x": [-0.3613], "y": [-0.6257]}, {"line": {"color": "red", "width": 2}, "mode": "lines+text", "text": [""], "textposition": "top center", "type": "scatter", "x": [-0.3613, -0.2613], "y": [-0.6257, -0.4525]}, {"marker": {"color": "red", "size": 8}, "mode": "markers+text", "text": ["Epoch 91"], "textposition": "top center", "type": "scatter", "x": [-0.3613], "y": [-0.6257]}, {"line": {"color": "red", "width": 2}, "mode": "lines+text", "text": [""], "textposition": "top center", "type": "scatter", "x": [-0.3613, -0.2613], "y": [-0.6257, -0.4525]}, {"marker": {"color": "red", "size": 8}, "mode": "markers+text", "text": ["Epoch 92"], "textposition": "top center", "type": "scatter", "x": [-0.3613], "y": [-0.6257]}, {"line": {"color": "red", "width": 2}, "mode": "lines+text", "text": [""], "textposition": "top center", "type": "scatter", "x": [-0.3613, -0.2613], "y": [-0.6257, -0.4525]}, {"marker": {"color": "red", "size": 8}, "mode": "markers+text", "text": ["Epoch 93"], "textposition": "top center", "type": "scatter", "x": [-0.3613], "y": [-0.6257]}, {"line": {"color": "red", "width": 2}, "mode": "lines+text", "text": [""], "textposition": "top center", "type": "scatter", "x": [-0.3613, -0.2613], "y": [-0.6257, -0.4525]}, {"marker": {"color": "red", "size": 8}, "mode": "markers+text", "text": ["Epoch 94"], "textposition": "top center", "type": "scatter", "x": [-0.3613], "y": [-0.6257]}, {"line": {"color": "red", "width": 2}, "mode": "lines+text", "text": [""], "textposition": "top center", "type": "scatter", "x": [-0.3613, -0.2613], "y": [-0.6257, -0.4525]}, {"marker": {"color": "red", "size": 8}, "mode": "markers+text", "text": ["Epoch 95"], "textposition": "top center", "type": "scatter", "x": [-0.3613], "y": [-0.6257]}, {"line": {"color": "red", "width": 2}, "mode": "lines+text", "text": [""], "textposition": "top center", "type": "scatter", "x": [-0.3613, -0.2613], "y": [-0.6257, -0.4525]}, {"marker": {"color": "red", "size": 8}, "mode": "markers+text", "text": ["Epoch 96"], "textposition": "top center", "type": "scatter", "x": [-0.3613], "y": [-0.6257]}, {"line": {"color": "red", "width": 2}, "mode": "lines+text", "text": [""], "textposition": "top center", "type": "scatter", "x": [-0.3613, -0.2613], "y": [-0.6257, -0.4525]}, {"marker": {"color": "red", "size": 8}, "mode": "markers+text", "text": ["Epoch 97"], "textposition": "top center", "type": "scatter", "x": [-0.3613], "y": [-0.6257]}, {"line": {"color": "red", "width": 2}, "mode": "lines+text", "text": [""], "textposition": "top center", "type": "scatter", "x": [-0.3613, -0.2613], "y": [-0.6257, -0.4525]}, {"marker": {"color": "red", "size": 8}, "mode": "markers+text", "text": ["Epoch 98"], "textposition": "top center", "type": "scatter", "x": [-0.3613], "y": [-0.6257]}, {"line": {"color": "red", "width": 2}, "mode": "lines+text", "text": [""], "textposition": "top center", "type": "scatter", "x": [-0.3613, -0.2613], "y": [-0.6257, -0.4525]}, {"marker": {"color": "red", "size": 8}, "mode": "markers+text", "text": ["Epoch 99"], "textposition": "top center", "type": "scatter", "x": [-0.3613], "y": [-0.6257]}, {"line": {"color": "red", "width": 2}, "mode": "lines+text", "text": [""], "textposition": "top center", "type": "scatter", "x": [-0.3613, -0.2613], "y": [-0.6257, -0.4525]}], "layout": {"showlegend": false, "title": {"text": "Steepest Descent Path with Contour Plot"}, "xaxis": {"title": {"text": "Weight w1"}}, "yaxis": {"title": {"text": "Weight w2"}}}}
